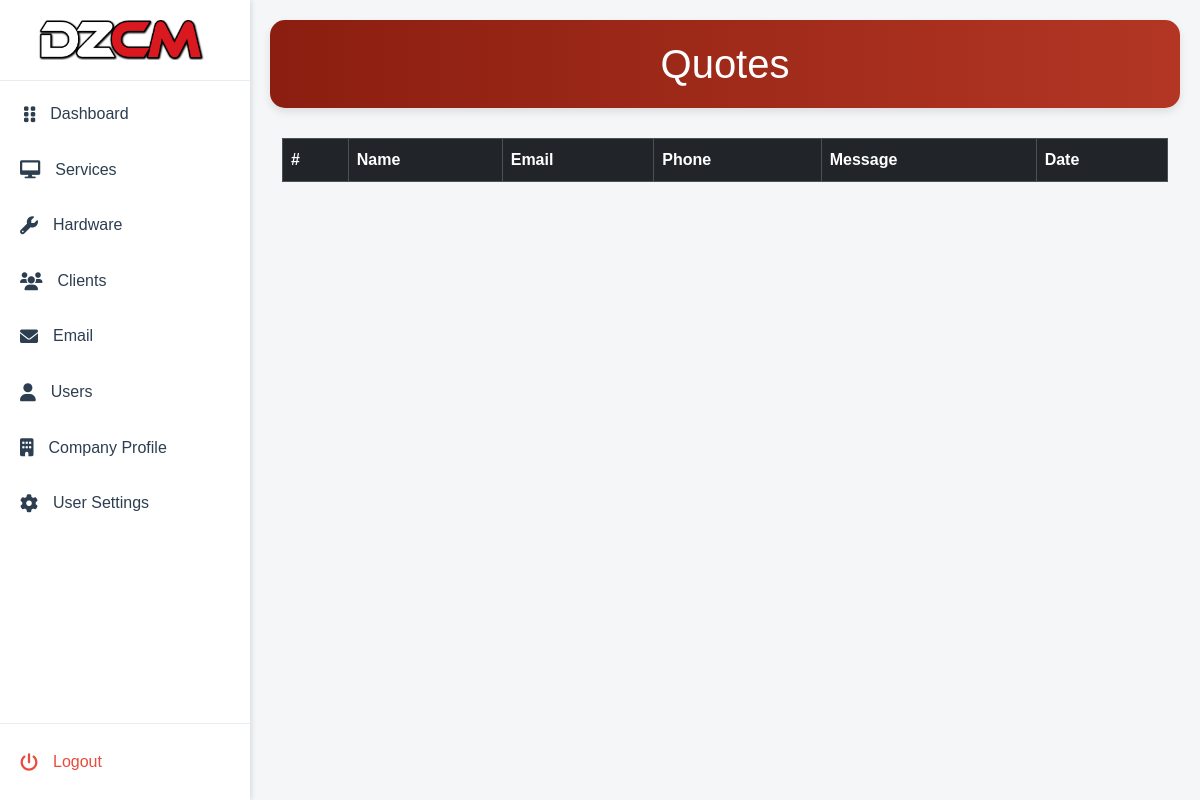
The page /Admin/index.php?page=email (signed in) on the database as committed earlier.
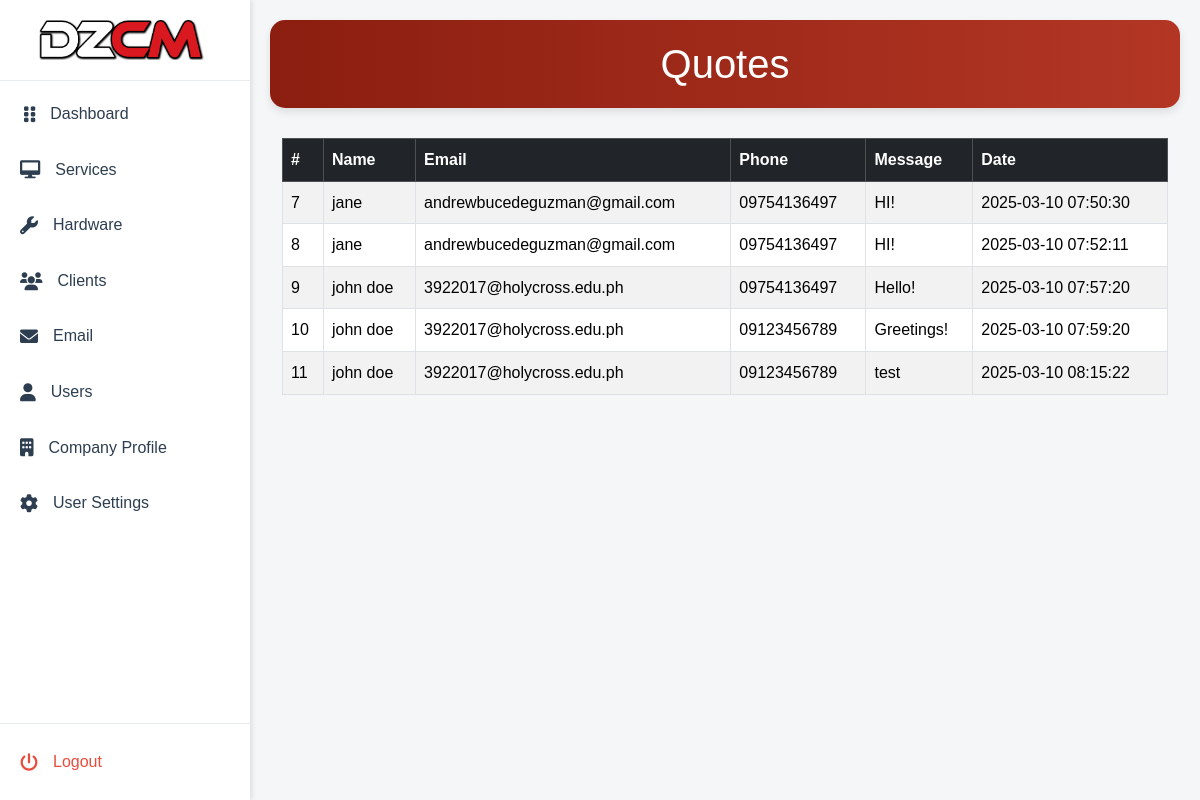
The same page on the database as committed later.
### tables this page shows
CREATE TABLE `quote` (
  `name` varchar(155) DEFAULT NULL,
  `email` varchar(155) DEFAULT NULL,
  `phone` varchar(55) DEFAULT NULL,
  `website` varchar(155) DEFAULT NULL,
  `message` varchar(155) DEFAULT NULL,
  `date` timestamp NOT NULL DEFAULT current_timestamp() ON UPDATE current_timestamp(),
  `quote_id` int(11) NOT NULL
);

### Admin/includes/conn.php (called while the page is built)
<?php
function con(){
    $servername = "localhost";
    $username = "root";
    $password = "";
    $myDB = "dezcom";
    $conn = mysqli_connect($servername, $username, $password, $myDB);
    if ($conn->connect_error) {
        echo "Connection failed: " . $conn->connect_error;
    }else{
        return $conn;
    }
}
?>

### Admin/pages/email.php (the view, shortened to what this page needs)
<header class="dashboard-header">
    <div class="container">
        <h1 class="mb-0">Quotes</h1>
    </div>
</header>
<?php
$sql = "SELECT * FROM quote";
$result = mysqli_query(con(), $sql);
?>
<div class="container mt-4">
    <div class="table-responsive">
        <table class="table table-bordered table-hover table-striped">
            <thead class="table-dark">
                <tr>
                    <th scope="col">#</th>
                    <th scope="col">Name</th>
                    <th scope="col">Email</th>
                    <th scope="col">Phone</th>
                    <th scope="col">Message</th>
                    <th scope="col">Date</th>
                </tr>
            </thead>
            <tbody>
                <?php while ($quote = mysqli_fetch_assoc($result)): ?>
                    <tr class="quote-row" data-service-id="<?php echo $quote['quote_id']; ?>"
                        data-service-name="<?php echo htmlspecialchars($quote['name']); ?>"
                        data-description="<?php echo htmlspecialchars($quote['email']); ?>"
                        data-image="<?php echo htmlspecialchars($quote['phone']); ?>"
                        data-bs-toggle="modal" data-bs-target="#">
                        <td><?php echo htmlspecialchars($quote['quote_id']); ?></td>
                        <td><?php echo htmlspecialchars($quote['name']); ?></td>
                        <td><?php echo htmlspecialchars($quote['email']); ?></td>
                        <td><?php echo htmlspecialchars($quote['phone']); ?></td>
                        <td><?php echo htmlspecialchars($quote['message']); ?></td>
                        <td><?php echo htmlspecialchars($quote['date']); ?></td>
                    </tr>
                <?php endwhile; ?>
            </tbody>
        </table>
    </div>
</div>

Rows that differ between the two databases and show on the page:
added quote: quote_id "7", name "jane", email "andrewbucedeguzman@gmail.com", phone "09754136497", message "HI!", date "2025-03-10 07:50:30"
added quote: quote_id "8", name "jane", email "andrewbucedeguzman@gmail.com", phone "09754136497", message "HI!", date "2025-03-10 07:52:11"
added quote: quote_id "9", name "john doe", email "3922017@holycross.edu.ph", phone "09754136497", message "Hello!", date "2025-03-10 07:57:20"
added quote: quote_id "10", name "john doe", email "3922017@holycross.edu.ph", phone "09123456789", message "Greetings!", date "2025-03-10 07:59:20"
added quote: quote_id "11", name "john doe", email "3922017@holycross.edu.ph", phone "09123456789", message "test", date "2025-03-10 08:15:22"
